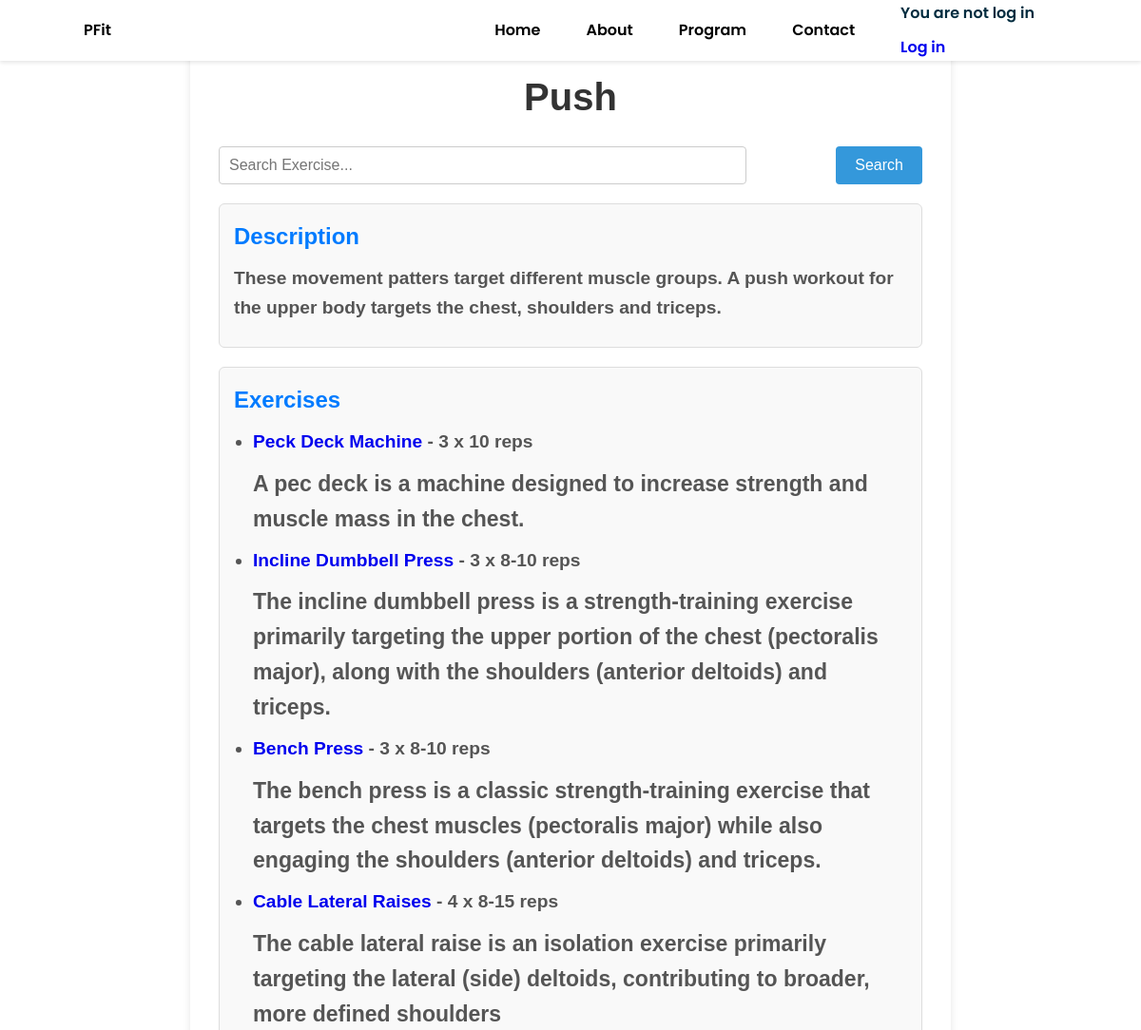
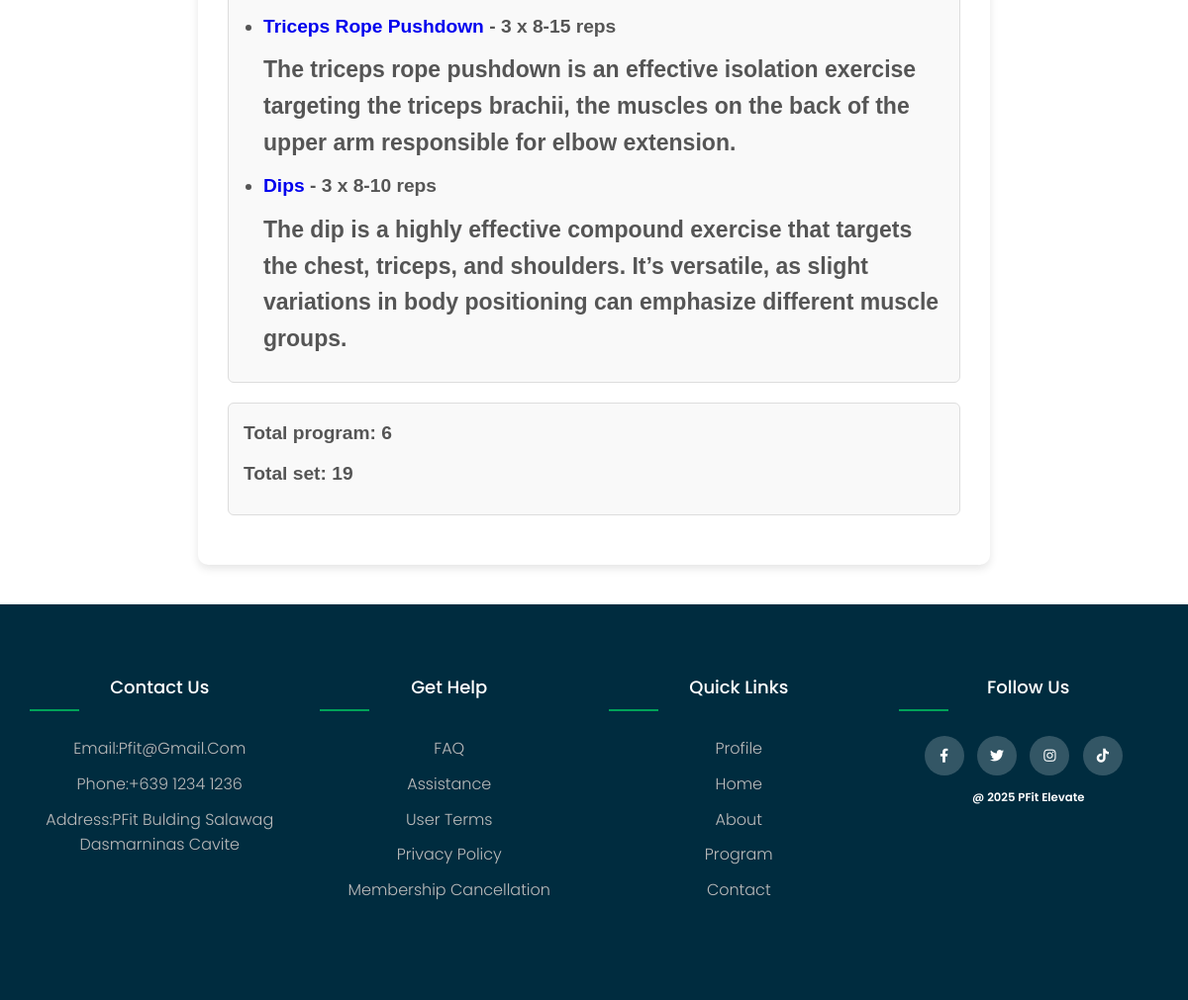
The page /workoutplans/1/ on the database its author committed (2 pictures, top to bottom).
### app/models.py (models this page shows, shortened)
class WorkoutPlan(models.Model):
    workoutPlanID = models.AutoField(primary_key=True)
    workoutPlanName = models.CharField(max_length=100)
    workoutGoal = models.ManyToManyField(Goals)
    workoutPlanDescription = models.TextField()
    workoutProgram = models.TextField(max_length=1200)

class Exercise(models.Model):
    exerciseID = models.AutoField(primary_key=True)
    workoutName = models.CharField(max_length=100)
    workoutType = models.ManyToManyField(WorkoutPlan)
    workoutDescription = models.TextField()
    workoutSets = models.CharField(max_length=20)
    workoutReps = models.CharField(max_length=20)
    workoutLink = models.URLField()

### app/views.py (the view)
# urls.py: path('workoutplans/<int:pk>/', ExerciseDetailView.as_view(), name='workoutplan_detail'),
class ExerciseDetailView(DetailView):
    model = WorkoutPlan
    context_object_name = 'workoutplan'
    template_name = 'apps/homepages/exerciseview.html'
    def get_context_data(self, **kwargs):
        context = super().get_context_data(**kwargs)
        workout_plan = self.get_object()
        total_exercises = Exercise.objects.filter(workoutType=workout_plan).count()
        total_sets = 0
        for exercise in workout_plan.exercise_set.all():
            try:
                sets = exercise.workoutSets.split('x')[0]  # Extract the number of sets
                total_sets += int(sets)
            except ValueError:
                continue
        query = self.request.GET.get('q', '')
        if query:
            filtered_exer = Exercise.objects.filter(workoutName__icontains=query, workoutType=workout_plan)
        else:
            filtered_exer = Exercise.objects.filter(workoutType=workout_plan)
        context['workoutplan'] = workout_plan
        context['filtered_exer'] = filtered_exer  # Use the filtered exercises
        context['total_program'] = total_exercises
        context['total_sets'] = total_sets
        return context

### app/context_processors.py (called while the page is built)
def client_processor(request):
    client = None
    if request.user.is_authenticated:
        client = Client.objects.filter(user=request.user).first()
    return {'client': client}

### app/templates/apps/homepages/exerciseview.html
{% extends 'apps/homepages/homepagebase.html' %}
{% load static %}
{% block content %}
<link rel="stylesheet" href="{% static 'css/profile_info.css' %}">
<link rel="stylesheet" href="{% static 'css/search.css' %}">
<div class="exercise-detail">
    <h1>{{ workoutplan.workoutPlanName }}</h1>
    <form method="get" action="">
        <input type="text" name="q" placeholder="Search Exercise..." value="{{ request.GET.q }}">
        <button type="submit">Search</button>
    </form>
    <div class="detail-item">
        <h2>Description</h2>
        <p>{{ workoutplan.workoutPlanDescription }}</p>
    </div>
    <div class="detail-item">
        <h2>Exercises</h2>
        <ul>
            {% for exercise in filtered_exer %}
                <li>
                    <a href="{{ exercise.workoutLink }}" target="_blank">
                        <strong>{{ exercise.workoutName }}</strong>
                    </a>
                    - {{ exercise.workoutSets }} x {{ exercise.workoutReps }} reps
                </li>
                <p>{{ exercise.workoutDescription }}</p>
            {% empty %}
                <li>No exercises found for your search query.</li>
            {% endfor %}
        </ul>
    </div>
    <div class="detail-item">
        <p><strong>Total program:</strong> {{ total_program }}</p>
        <p><strong>Total set:</strong> {{ total_sets }}</p>
    </div>
</div>
{% include 'apps/homepages/footer.html' %}
{% endblock content %}

### static/css/homepage.css (style rules this page uses)
* { box-sizing: border-box; }
body { margin: 0; font-family: 'Montserrat', sans-serif; line-height: 1.6; }
p { color: #002C3F; }

### static/css/navbar.css (style rules this page uses)
:root { --header-height: 3rem; --first-color: black; --first-color-light: #00A359; --dark-color: black; --white-color: black; --body-font: 'Montserrat', 'sans-serif'; --nav-name-font-size: 1.2rem; --normal-font-size: 1rem; --z-fixed: 100; }
* { box-sizing: border-box; }
@media screen and (min-width: 768px) { :root { --nav-name-font-size: 1rem; --normal-font-size: 1rem; } }
body { margin: var(--header-height) 0 0 0; font-family: var(--body-font); font-size: var(--normal-font-size); font-weight: 600; line-height: 1.6; }
ul { margin: 0; padding: 0; list-style: none; }
a { text-decoration: none; }
@media screen and (min-width: 768px) { body { margin: 0; } }

### static/css/profile_info.css (style rules this page uses)
html { scroll-behavior: smooth ; scroll-padding: 120px; }
input[type="text"], input[type="number"], input[type="date"], select { width: 100%; padding: 8px; border: 1px solid #ccc; border-radius: 4px; }
.exercise-detail { background-color: #ffffff; padding: 30px; border-radius: 10px; box-shadow: 0 4px 8px rgba(0, 0, 0, 0.1); max-width: 800px; margin: 40px auto; font-family: 'Arial', sans-serif; }
.exercise-detail h1 { text-align: center; font-size: 2.5em; margin-bottom: 20px; color: #333; }
.detail-item { margin-bottom: 20px; }
.detail-item h2 { font-size: 1.5em; color: #007bff; margin-bottom: 10px; }
.detail-item p, .detail-item ul { font-size: 1.2em; color: #555; line-height: 1.6; }
.detail-item ul { list-style-type: disc; padding-left: 20px; }
.detail-item p { font-size: 1.2em; color: #555; line-height: 1.6; }

### static/css/search.css (style rules this page uses)
form { display: flex; justify-content: space-between; margin-bottom: 20px; }
form input[type="text"] { width: 75%; padding: 10px; border: 1px solid #ccc; border-radius: 4px; font-size: 16px; }
form button { padding: 10px 20px; background: #3498db; border: none; border-radius: 4px; color: white; cursor: pointer; font-size: 16px; transition: background 0.3s; }
.detail-item { margin-bottom: 20px; padding: 15px; border: 1px solid #ddd; border-radius: 6px; background: #f9f9f9; }
ul { list-style: none; padding: 0; }
ul li { margin-bottom: 10px; }
p { margin: 0 0 10px; }

### static/css/footer.css (style rules this page uses)
body { font-family: 'Poppins', sans-serif; }
* { margin:0; padding:0; box-sizing: border-box; }
ul { list-style: none; }

### rows shown on the page
WorkoutPlan: workoutPlanName "Push", workoutPlanDescription "These movement patters target different muscle groups. A push workout for the upper body targets the chest, shoulders and triceps."
Exercise: workoutName "Peck Deck Machine", workoutSets "3", workoutReps "10", workoutDescription "A pec deck is a machine designed to increase strength and muscle mass in the chest."
Exercise: workoutName "Incline Dumbbell Press", workoutSets "3", workoutReps "8-10", workoutDescription "The incline dumbbell press is a strength-training exercise primarily targeting the upper portion of the chest (pectoralis major), along with the shoulders (anterior deltoids) and triceps."
Exercise: workoutName "Bench Press", workoutSets "3", workoutReps "8-10", workoutDescription "The bench press is a classic strength-training exercise that targets the chest muscles (pectoralis major) while also engaging the shoulders (anterior deltoids) and triceps."
Exercise: workoutName "Cable Lateral Raises", workoutSets "4", workoutReps "8-15", workoutDescription "The cable lateral raise is an isolation exercise primarily targeting the lateral (side) deltoids, contributing to broader, more defined shoulders"
Exercise: workoutName "Triceps Rope Pushdown", workoutSets "3", workoutReps "8-15", workoutDescription "The triceps rope pushdown is an effective isolation exercise targeting the triceps brachii, the muscles on the back of the upper arm responsible for elbow extension."
Exercise: workoutName "Dips", workoutSets "3", workoutReps "8-10", workoutDescription "The dip is a highly effective compound exercise that targets the chest, triceps, and shoulders. It’s versatile, as slight variations in body positioning can emphasize different muscle groups."

### other values the page prints
{{ total_program }} "6"
{{ total_sets }} "19"
